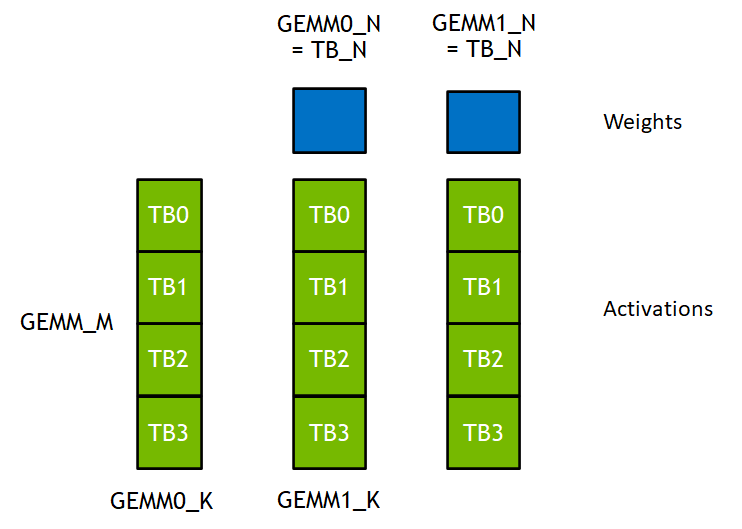
#> input picture ffmlp/dependencies/cutlass/media/images/13_example_block_resident_fusion.png, 742 x 529 px
$ python refine_masks_grabcut.py --image-dir ../ffmlp/dependencies/cutlass/media/images --geometry-mask-dir ../ffmlp/dependencies/cutlass/media/images --output-dir out
#> lines starting #> are read from the running program, lines starting #| are printed output that depends on the picture; after the words box and inside, x2 and y2 are one past the last pixel; in counts of white or black regions, pixels touching at a corner belong together
#!/usr/bin/env python3
"""Refine conservative geometry masks with RGB-guided GrabCut."""

from __future__ import annotations

import argparse
import json
from pathlib import Path

import cv2
import numpy as np


def image_files(path: Path) -> list[Path]:
    return sorted(
        p for p in path.glob("*.png") if p.is_file() and not p.name.startswith("._")
    )


def main() -> None:
    parser = argparse.ArgumentParser()
    parser.add_argument("--image-dir", type=Path, required=True)
    parser.add_argument("--geometry-mask-dir", type=Path, required=True)
    parser.add_argument("--output-dir", type=Path, required=True)
    parser.add_argument("--working-width", type=int, default=400)
    parser.add_argument("--band", type=int, default=25)
    parser.add_argument("--foreground-erode", type=int, default=5)
    parser.add_argument("--closing", type=int, default=5)
    parser.add_argument("--iterations", type=int, default=4)
    args = parser.parse_args()

    for name in ("band", "foreground_erode", "closing"):
        value = getattr(args, name)
        if value < 1 or value % 2 == 0:
            raise ValueError(f"--{name.replace('_', '-')} must be a positive odd integer")

    images = image_files(args.image_dir)
    masks = image_files(args.geometry_mask_dir)
    if not images or len(images) != len(masks):
        raise ValueError(f"Count mismatch: images={len(images)}, masks={len(masks)}")
    args.output_dir.mkdir(parents=True, exist_ok=True)

    band_kernel = cv2.getStructuringElement(cv2.MORPH_ELLIPSE, (args.band, args.band))
    erode_kernel = cv2.getStructuringElement(
        cv2.MORPH_ELLIPSE, (args.foreground_erode, args.foreground_erode)
    )
    close_kernel = cv2.getStructuringElement(cv2.MORPH_ELLIPSE, (args.closing, args.closing))

    frame_stats = []
    for index, (image_path, mask_path) in enumerate(zip(images, masks)):
        image = cv2.imread(str(image_path), cv2.IMREAD_COLOR)
#> image is the input picture: shape (529, 742, 3); mean B, G, R 211, 234, 222.6
        geometry = cv2.imread(str(mask_path), cv2.IMREAD_GRAYSCALE)
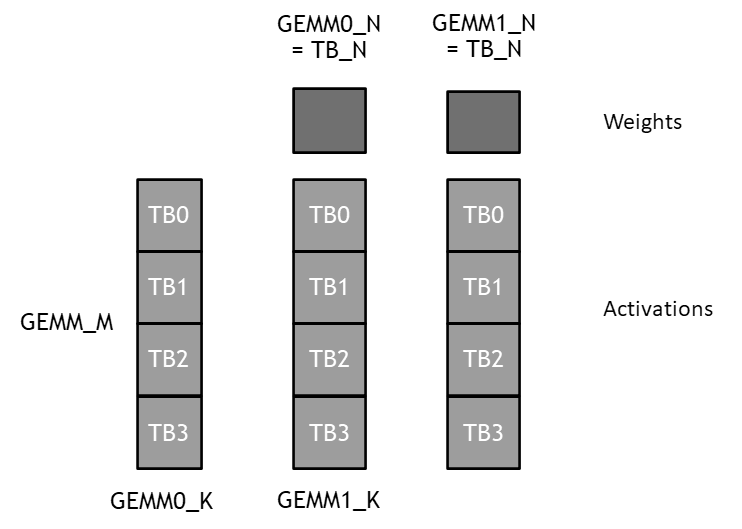
#> geometry: shape (529, 742); min 0, max 255, mean 230.3
        if image is None or geometry is None:
            raise ValueError(f"Cannot decode frame {index}")
        height, width = image.shape[:2]
#> height = 529; width = 742
        working_height = round(height * args.working_width / width)
#> working_height = 285
        small_image = cv2.resize(
            image, (args.working_width, working_height), interpolation=cv2.INTER_AREA
        )
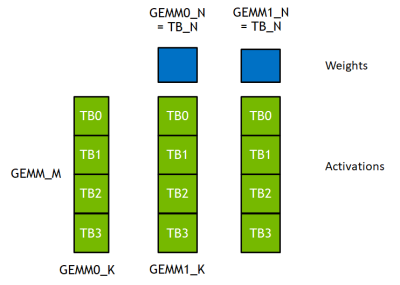
#> small_image: shape (285, 400, 3); mean B, G, R 211, 234, 222.6
        small_geometry = cv2.resize(
            geometry, (args.working_width, working_height), interpolation=cv2.INTER_NEAREST
        ) > 127
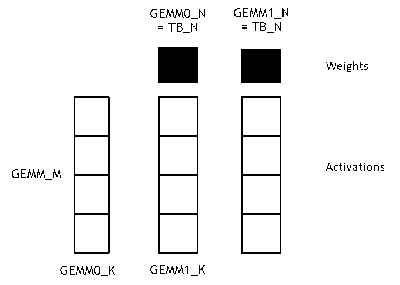
#> small_geometry: shape (285, 400) bool; 94.4% white; 95 black regions (68 under 20 px), largest, box (x1, y1, x2, y2) and area: (158, 47, 198, 83) 1440, (241, 49, 281, 83) 1360, (158, 96, 198, 254) 844

        sure_foreground = cv2.erode(
            small_geometry.astype(np.uint8), erode_kernel
        ) > 0
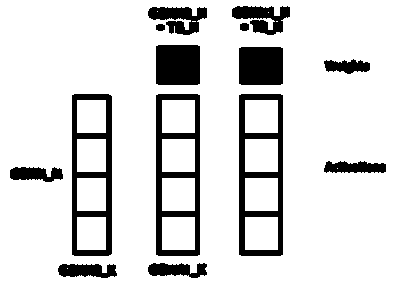
#> sure_foreground: shape (285, 400) bool; 85.5% white; 14 black regions, largest, box (x1, y1, x2, y2) and area: (156, 94, 200, 256) 2764, (239, 94, 283, 256) 2764, (72, 94, 112, 256) 2640
        uncertain_extent = cv2.dilate(
            small_geometry.astype(np.uint8), band_kernel
        ) > 0
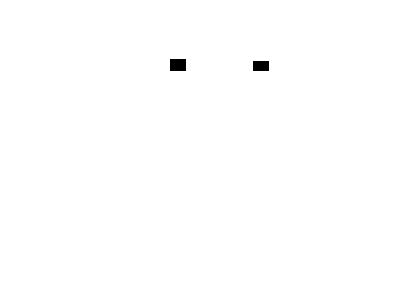
#> uncertain_extent: shape (285, 400) bool; 99.7% white; 2 black regions, box (x1, y1, x2, y2) and area: (170, 59, 186, 71) 192, (253, 61, 269, 71) 160

        initialization = np.full(small_geometry.shape, cv2.GC_BGD, dtype=np.uint8)
        initialization[uncertain_extent] = cv2.GC_PR_BGD
        initialization[small_geometry] = cv2.GC_PR_FGD
        initialization[sure_foreground] = cv2.GC_FGD

        background_model = np.zeros((1, 65), dtype=np.float64)
        foreground_model = np.zeros((1, 65), dtype=np.float64)
        cv2.grabCut(
            small_image,
            initialization,
            None,
            background_model,
            foreground_model,
            args.iterations,
            cv2.GC_INIT_WITH_MASK,
        )
        refined = np.logical_or(
            initialization == cv2.GC_FGD, initialization == cv2.GC_PR_FGD
        ).astype(np.uint8)
        refined = cv2.morphologyEx(refined, cv2.MORPH_CLOSE, close_kernel)
        contours, _ = cv2.findContours(
            refined, cv2.RETR_EXTERNAL, cv2.CHAIN_APPROX_SIMPLE
        )
        filled = np.zeros_like(refined)
        if contours:
            cv2.drawContours(filled, [max(contours, key=cv2.contourArea)], -1, 255, -1)
        refined_full = cv2.resize(filled, (width, height), interpolation=cv2.INTER_NEAREST)
#> filled: shape (285, 400); every value is 255

        output_path = args.output_dir / f"{index:03d}.png"
        if not cv2.imwrite(str(output_path), refined_full):
            raise IOError(f"Failed to write {output_path}")
        frame_stats.append(
            {
                "frame": index,
                "geometry_pixels": int((geometry > 127).sum()),
                "refined_pixels": int((refined_full > 127).sum()),
            }
        )
        print(f"[{index + 1:02d}/{len(images):02d}] {output_path.name}", flush=True)
#> pass 2 of the loop in main, `for index, (image_path, mask_path) in enumerate(zip(images, masks)):`:
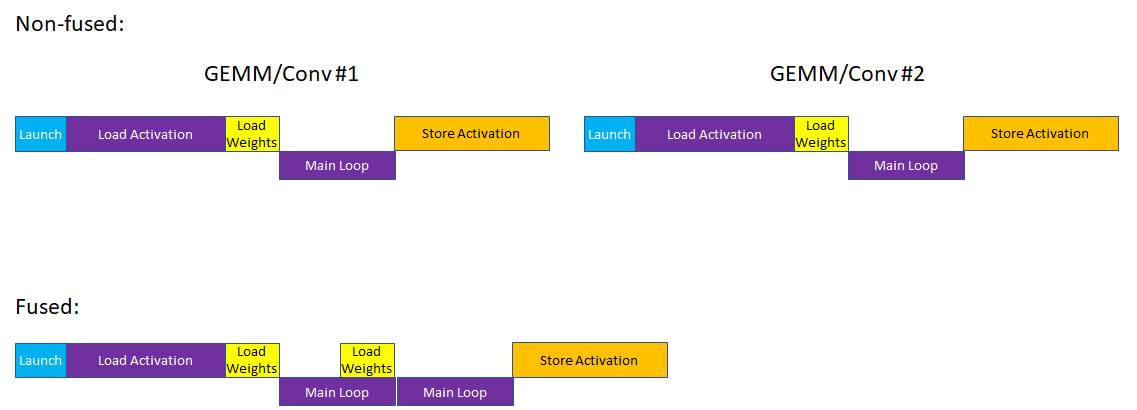
#> input picture ffmlp/dependencies/cutlass/media/images/13_example_fusion.png, 1137 x 410 px
#> in main, image is the input picture: shape (410, 1137, 3); mean B, G, R 234.8, 236.6, 240.1
#> geometry: shape (410, 1137)
#> small_image: shape (144, 400, 3)
#> in main, `small_geometry = cv2.resize( geometry, (args.working_width, working_he..`:
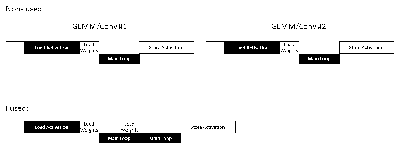
#> small_geometry: shape (144, 400) bool; 92.6% white; 153 black regions (146 under 20 px), largest, box (x1, y1, x2, y2) and area: (99, 130, 181, 143) 757, (6, 41, 99, 54) 730, (206, 41, 299, 54) 728
#> in main, `sure_foreground = cv2.erode( small_geometry.astype(np.uint8), erode_ke..`:
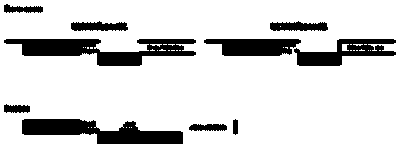
#> sure_foreground: shape (144, 400) bool; 83.8% white; 10 black regions, largest, box (x1, y1, x2, y2) and area: (4, 39, 196, 66) 2691, (22, 119, 183, 144) 2394, (294, 39, 396, 66) 1422
#> uncertain_extent: shape (144, 400) bool; every value is 1
#> filled: shape (144, 400); every value is 255

    metadata = {
        "image_dir": str(args.image_dir.resolve()),
        "geometry_mask_dir": str(args.geometry_mask_dir.resolve()),
        "output_dir": str(args.output_dir.resolve()),
        "frames": len(images),
        "working_width": args.working_width,
        "band": args.band,
        "foreground_erode": args.foreground_erode,
        "closing": args.closing,
        "iterations": args.iterations,
        "frame_stats": frame_stats,
    }
    (args.output_dir / "refinement_stats.json").write_text(
        json.dumps(metadata, indent=2), encoding="utf-8"
    )


if __name__ == "__main__":
    main()
